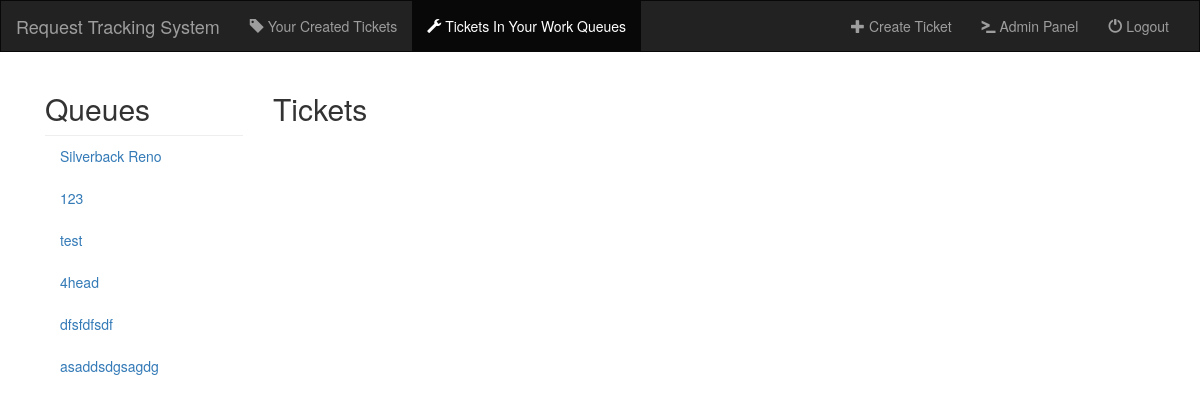
The page /work/ (signed in) on the database as committed earlier.
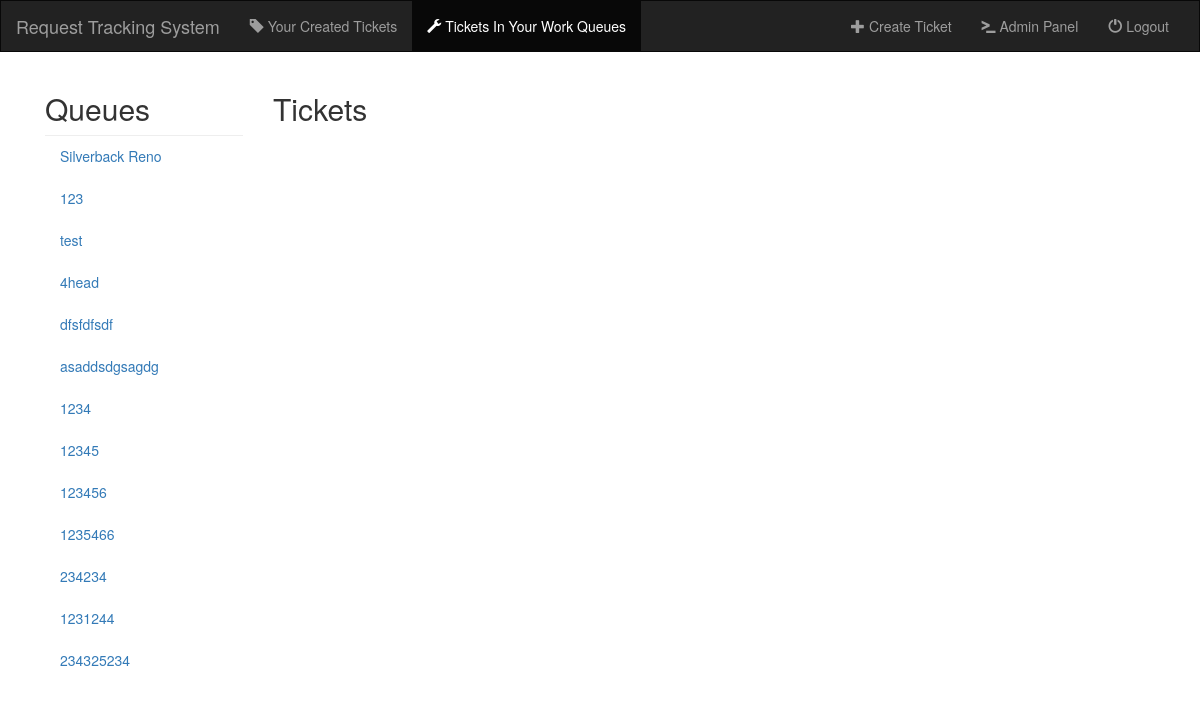
The same page on the database as committed later.
### requests/models.py (models this page shows, shortened)
class Queue(models.Model):
    name = models.CharField(max_length=50)
    workers = models.ManyToManyField(User, related_name='work_queues', blank=True)
    creators = models.ManyToManyField(User, related_name='create_queues', blank=True)
    everybody = models.BooleanField(default=False)
    def get_open_tickets(self):
        tickets = self.ticket_set.all().exclude(status='C')
        return tickets

### requests/views.py (the view)
# urls.py: url(r'^work/$', views.WorkView.as_view(), name='work'),
class WorkView(generic.ListView):
    template_name = 'requests/work.html'
    context_object_name = 'queues'
    def get_queryset(self):
        user = User.objects.get(pk=self.request.user.id)
        users_queues = user.work_queues.all()
        if user.is_staff: users_queues = Queue.objects.all()
        return users_queues

### requests/models.py (called while the page is built)
    def get_lbtype(self):
        if self.status == 'N':
            return 'success'
        else:
            if self.status == 'O':
                return 'info'
            else:
                if self.status == 'A':
                    return 'primary'
                else:
                    if self.status == 'C':
                        return 'default'

### requests/templates/requests/work.html (shortened to what this page needs)
{% extends 'requests/base.html' %}
{% block work %}active{% endblock %}
{% block body %}
    <div class="container-fluid">
        <div class="container" style="width: 20%; float: left; overflow: hidden;">
            <h2>Queues</h2>
            <hr>
            <ul class="nav nav-pills nav-stacked" style="max-height: 70vh;  overflow: auto;">
                {% for  queue in queues %}
                    <li><a data-toggle="pill" href="#{{ forloop.counter0 }}">{{ queue.name }}</a></li>
                {% endfor %}
            </ul>
        </div>
        <div class="container" style="width: 80%; float: right;">
            <h2>Tickets</h2>
        </div>
    </div>
{% endblock %}

Rows that differ between the two databases and show on the page:
added Queue: name "1234"
added Queue: name "12345"
added Queue: name "123456"
added Queue: name "1235466"
added Queue: name "234234"
added Queue: name "1231244"
added Queue: name "234325234"
